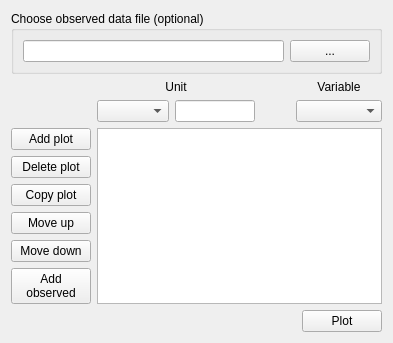
           <widget class="QWidget" name="tab">
            <attribute name="title">
             <string>Plot</string>
            </attribute>
            <layout class="QGridLayout" name="gridLayout_3">
             <item row="0" column="0" colspan="6">
              <widget class="QGroupBox" name="observedFileBox">
               <property name="title">
                <string>Choose observed data file (optional)</string>
               </property>
               <layout class="QGridLayout" name="gridLayout">
                <item row="0" column="0">
                 <widget class="QLineEdit" name="observedFileEdit"/>
                </item>
                <item row="0" column="1">
                 <widget class="QPushButton" name="observedFileButton">
                  <property name="text">
                   <string>...</string>
                  </property>
                 </widget>
                </item>
               </layout>
              </widget>
             </item>
             <item row="2" column="1">
              <widget class="QComboBox" name="unitPlot">
               <property name="toolTip">
                <string>Select a subbasin for the currently selected plot.</string>
               </property>
              </widget>
             </item>
             <item row="2" column="2">
              <widget class="QLineEdit" name="unitEdit">
               <property name="sizePolicy">
                <sizepolicy hsizetype="Fixed" vsizetype="Fixed">
                 <horstretch>0</horstretch>
                 <verstretch>0</verstretch>
                </sizepolicy>
               </property>
               <property name="maximumSize">
                <size>
                 <width>80</width>
                 <height>16777215</height>
                </size>
               </property>
              </widget>
             </item>
             <item row="2" column="3">
              <spacer name="horizontalSpacer_4">
               <property name="orientation">
                <enum>Qt::Horizontal</enum>
               </property>
               <property name="sizeType">
                <enum>QSizePolicy::Preferred</enum>
               </property>
               <property name="sizeHint" stdset="0">
                <size>
                 <width>29</width>
                 <height>20</height>
                </size>
               </property>
              </spacer>
             </item>
             <item row="2" column="4" colspan="2">
              <widget class="QComboBox" name="variablePlot">
               <property name="sizePolicy">
                <sizepolicy hsizetype="Expanding" vsizetype="Fixed">
                 <horstretch>0</horstretch>
                 <verstretch>0</verstretch>
                </sizepolicy>
               </property>
               <property name="toolTip">
                <string>Select the current plot's variable.</string>
               </property>
              </widget>
             </item>
             <item row="3" column="0">
              <widget class="QPushButton" name="addPlot">
               <property name="toolTip">
                <string>Add a plot using the current scenario, ouput table, subbasin, HRU and variables.</string>
               </property>
               <property name="text">
                <string>Add plot</string>
               </property>
              </widget>
             </item>
             <item row="3" column="1" rowspan="6" colspan="5">
              <widget class="QTableWidget" name="tableWidget">
               <property name="horizontalScrollBarPolicy">
                <enum>Qt::ScrollBarAlwaysOff</enum>
               </property>
               <property name="editTriggers">
                <set>QAbstractItemView::NoEditTriggers</set>
               </property>
               <property name="tabKeyNavigation">
                <bool>false</bool>
               </property>
               <property name="showDropIndicator" stdset="0">
                <bool>false</bool>
               </property>
               <property name="dragDropOverwriteMode">
                <bool>false</bool>
               </property>
               <property name="cornerButtonEnabled">
                <bool>false</bool>
               </property>
               <property name="columnCount">
                <number>4</number>
               </property>
               <attribute name="horizontalHeaderVisible">
                <bool>false</bool>
               </attribute>
               <attribute name="horizontalHeaderDefaultSectionSize">
                <number>90</number>
               </attribute>
               <attribute name="verticalHeaderVisible">
                <bool>false</bool>
               </attribute>
               <attribute name="verticalHeaderDefaultSectionSize">
                <number>23</number>
               </attribute>
               <column/>
               <column/>
               <column/>
               <column/>
              </widget>
             </item>
             <item row="4" column="0">
              <widget class="QPushButton" name="deletePlot">
               <property name="toolTip">
                <string>Delete the currently selected plot.</string>
               </property>
               <property name="text">
                <string>Delete plot</string>
               </property>
              </widget>
             </item>
             <item row="5" column="0">
              <widget class="QPushButton" name="copyPlot">
               <property name="toolTip">
                <string>Copy the current selected plot.</string>
               </property>
               <property name="text">
                <string>Copy plot</string>
               </property>
              </widget>
             </item>
             <item row="6" column="0">
              <widget class="QPushButton" name="upPlot">
               <property name="toolTip">
                <string>Move the selected plot up 1 place.</string>
               </property>
               <property name="text">
                <string>Move up</string>
               </property>
              </widget>
             </item>
             <item row="7" column="0">
              <widget class="QPushButton" name="downPlot">
               <property name="toolTip">
                <string>Move the selected plot down 1 place.</string>
               </property>
               <property name="text">
                <string>Move down</string>
               </property>
              </widget>
             </item>
             <item row="8" column="0">
              <widget class="QPushButton" name="addObserved">
               <property name="toolTip">
                <string>Add a plot from the obeserved data file.</string>
               </property>
               <property name="text">
                <string>Add 
observed</string>
               </property>
              </widget>
             </item>
             <item row="9" column="0" colspan="5">
              <spacer name="horizontalSpacer_3">
               <property name="orientation">
                <enum>Qt::Horizontal</enum>
               </property>
               <property name="sizeHint" stdset="0">
                <size>
                 <width>40</width>
                 <height>20</height>
                </size>
               </property>
              </spacer>
             </item>
             <item row="9" column="5">
              <widget class="QPushButton" name="plotButton">
               <property name="toolTip">
                <string>Save the data for the plots in the table in a comma-separated values (csv)  file and open SWATGraph on the csv file.</string>
               </property>
               <property name="text">
                <string>Plot</string>
               </property>
              </widget>
             </item>
             <item row="1" column="1" colspan="2">
              <widget class="QLabel" name="unitLabel">
               <property name="text">
                <string>Unit</string>
               </property>
               <property name="alignment">
                <set>Qt::AlignCenter</set>
               </property>
              </widget>
             </item>
             <item row="1" column="4" colspan="2">
              <widget class="QLabel" name="label_13">
               <property name="text">
                <string>Variable</string>
               </property>
               <property name="alignment">
                <set>Qt::AlignCenter</set>
               </property>
              </widget>
             </item>
            </layout>
           </widget>
